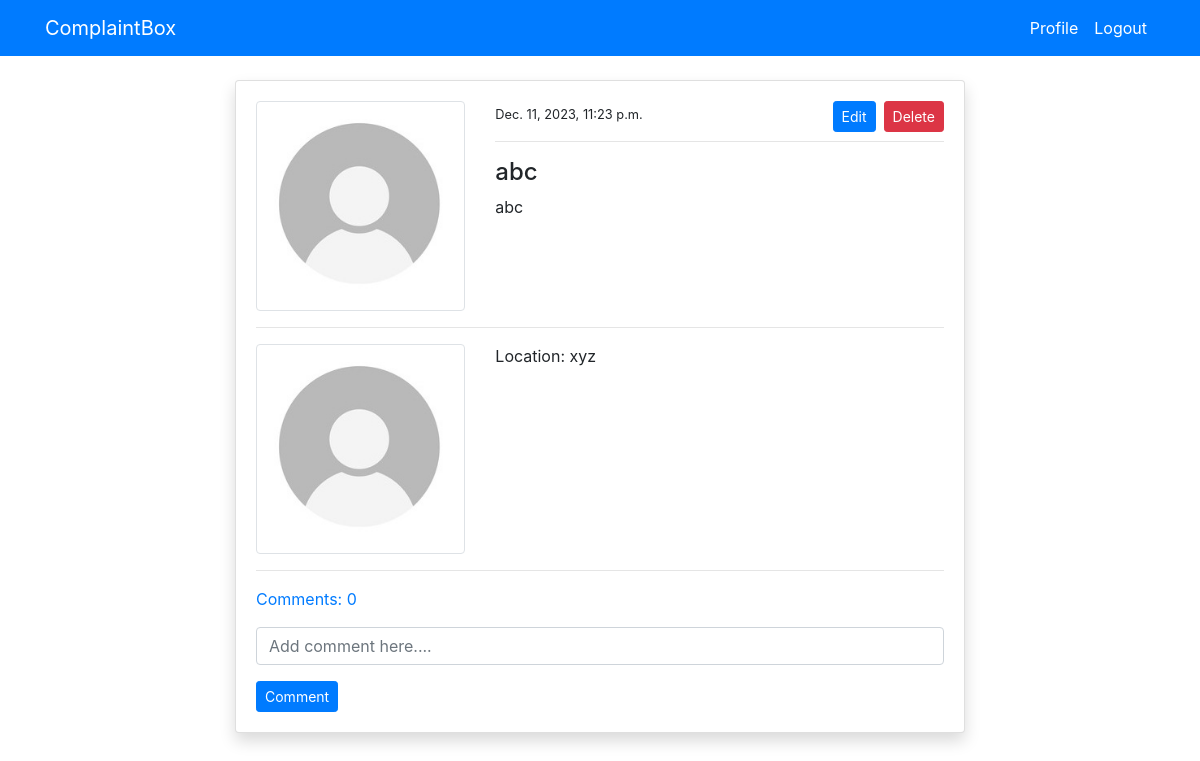
/post_detail/13/ (signed in), run on the app's committed database.
### blog/models.py (models this page shows, shortened)
class PostModel(models.Model):
    title = models.CharField(max_length=100)
    content = models.TextField()
    imagepost = models.ImageField(default='garbage.jpg', upload_to='posts', validators=[
                              FileExtensionValidator(['png', 'jpg'])])
    location =  models.CharField(max_length=100)
    author = models.ForeignKey(User, on_delete=models.CASCADE)
    date_created = models.DateTimeField(auto_now_add=True)
    class Meta:
        ordering = ('-date_created',)
    def comment_count(self):
        return self.comment_set.all().count()
    def comments(self):
        return self.comment_set.all()

### users/models.py (models this page shows, shortened)
class ProfileModel(models.Model):
    user = models.OneToOneField(User, on_delete=models.CASCADE)
    image = models.ImageField(default='default.jpg', upload_to='profile', validators=[
                              FileExtensionValidator(['png', 'jpg'])])

### blog/views.py (the view)
# urls.py: path('post_detail/<int:pk>/', views.post_detail, name='blog-post-detail'),
@login_required
def post_detail(request, pk):
    post = PostModel.objects.get(id=pk)
    if request.method == 'POST':
        c_form = CommentForm(request.POST)
        if c_form.is_valid():
            instance = c_form.save(commit=False)
            instance.user = request.user
            instance.post = post
            instance.save()
            return redirect('blog-post-detail', pk=post.id)
    else:
        c_form = CommentForm()
    context = {
        'post': post,
        'c_form': c_form,
    }
    return render(request, 'blog/post_detail.html', context)

### blog/forms.py
class CommentForm(forms.ModelForm):
    content = forms.CharField(
        label='', widget=forms.TextInput(attrs={'placeholder': 'Add comment here....'}))
    class Meta:
        model = Comment
        fields = ('content',)

### templates/blog/post_detail.html (shortened to what this page needs)
{% extends 'partials/base.html' %}
{% load crispy_forms_tags %}
{% block content %}
<div class="container">
    <div class="row mt-5 pt-3">
        <div class="col-md-8 offset-md-2">
            <div class="card my-3 shadow">
                <div class="card-body">
                    <div class="row">
                        <div class="col-md-4">
                            <img class="img-thumbnail" src="{{ post.author.profilemodel.image.url }}" alt="profile-img">
                        </div>
                        <div class="col-md-8">
                            <small>{{ post.date_created }}</small>
                            {% if post.author == request.user %}
                            <span><a class="btn btn-danger float-right btn-sm"
                                    href="{% url 'blog-post-delete' post.id %}">Delete</a></span>
                            <span><a class="btn btn-primary mx-2 float-right btn-sm"
                                    href="{% url 'blog-post-edit' post.id %}">Edit</a></span>
                            {% endif %}
                            <hr>
                            <h4>{{ post.title }}</h4>
                            <p>
                                {{ post.content }}
                            </p>
                        </div>
                    </div>
                    <hr>
                    <div class="row">
                        <div class="col-md-4">
                            <img class="img-thumbnail" src="{{ post.imagepost.url }}" alt="garbage.jpg">
                        </div>
                        <div class="col-md-8">
                            <p>
                               Location: {{ post.location }}
                            </p>
                        </div>
                    </div>
                    <hr>
                    <p class="mt-3">
                        <a class="" data-toggle="collapse" href="#collapseExample" role="button" aria-expanded="false"
                            aria-controls="collapseExample">
                            Comments: {{ post.comment_count }}
                        </a>
                    </p>
                    <form method="POST">
                        {{ c_form|crispy }}
                        <input class="btn btn-primary btn-sm" type="submit" value="Comment">
                    </form>
                </div>
            </div>
        </div>
    </div>
</div>
{% endblock %}

### data on the page
PostModel: author.profilemodel.image (placeholder picture), date_created "Dec. 11, 2023, 11:23 p.m.", title "abc", content "abc", imagepost (placeholder picture), location "xyz", comment_count "0"
